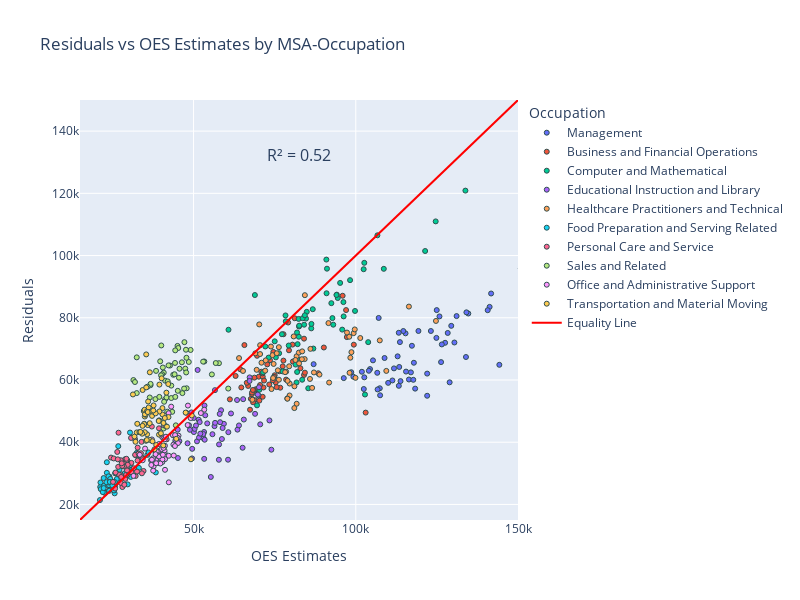

The notebook cell saved with this chart:
### Code cell
cmb_df2 = cmb_df.groupby(["map_loc", "soc_code", "occ_title"]).agg({"loc_mean_salary": "mean", "a_mean": "mean"}).reset_index()
cmb_df2["occ_title"] = cmb_df2["occ_title"].map(lambda x: " ".join(x.split(" ")[:-1]))
cmb_df2.rename(columns={"loc_mean_salary": "residuals", "a_mean": "oes_est"}, inplace=True)

# plot plotly scatter plot of residuals vs OES estimates colored by discrete occ_title with labeled legend, log both axes
fig = go.Figure()
for occ in cmb_df2["occ_title"].unique():
    fig.add_trace(
        go.Scatter(
            x = cmb_df2[cmb_df2["occ_title"] == occ]["oes_est"],
            y = cmb_df2[cmb_df2["occ_title"] == occ]["residuals"],
            mode = "markers",
            name = occ,
            marker=dict(size=5),
        )
    )
fig.update_layout(
    title="Residuals vs OES Estimates by MSA-Occupation",
    xaxis_title="OES Estimates",
    yaxis_title="Residuals",
    legend_title_text="Occupation",
    width=800,
    height=600,
    # set xaxis and yaxis range
    xaxis_range=[15_000, 150_000],
    yaxis_range=[15_000, 150_000],
)
fig.update_traces(marker=dict(line=dict(width=1, color='DarkSlateGrey')))

# equality line when residuals = OES estimates
x = np.linspace(15_000, 150_000, 100)
y = x
fig.add_trace(
    go.Scatter(
        x=x,
        y=y,
        mode="lines",
        name="Equality Line",
        line=dict(color="red", width=2),
    )
)
# add r2

r2 = r2_score(cmb_df2["oes_est"], cmb_df2["residuals"])
fig.add_annotation(
    x=0.5,
    y=0.9,
    xref="paper",
    yref="paper",
    text=f"R² = {r2:.2f}",
    showarrow=False,
    font=dict(size=16),
)

# add text to the points with the occ_title
fig.show()
